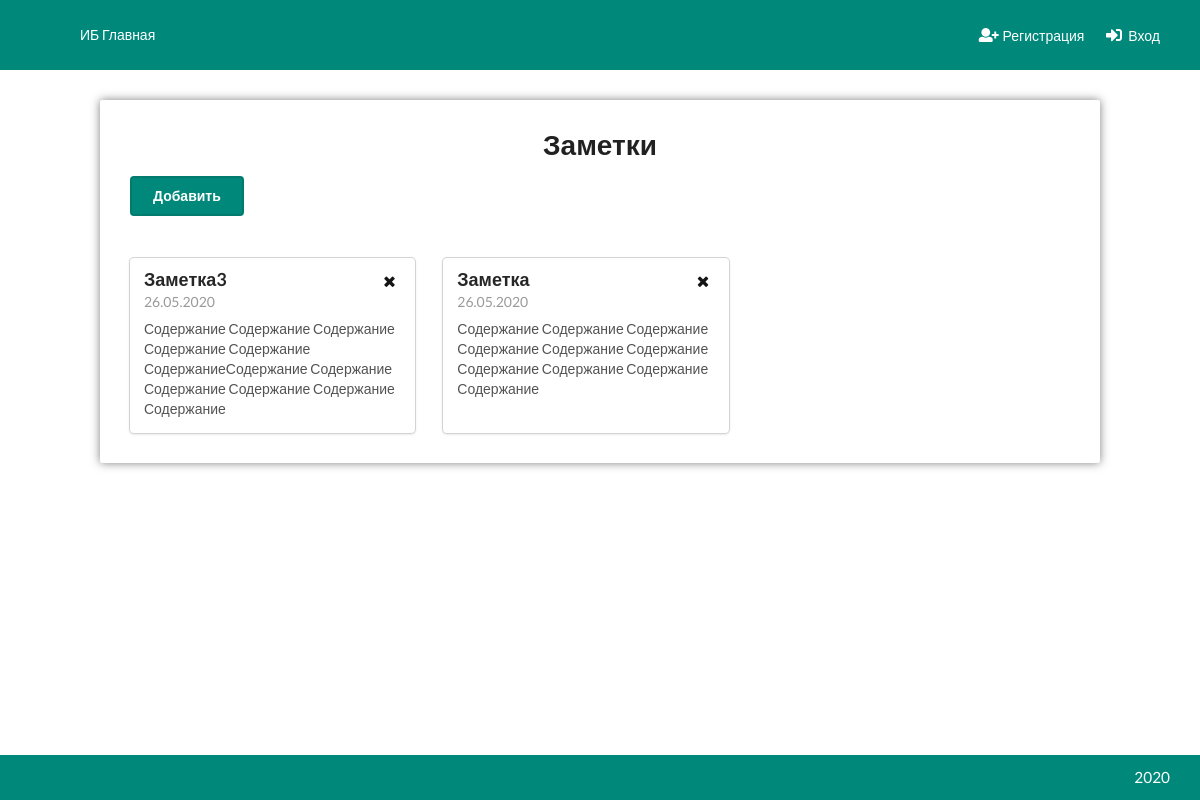
Screenshot of /other/zametki/ with the database file from the repository.
### Other/models.py (models this page shows, shortened)
class Zametka(models.Model):
    objects = MyManager()
    name = models.CharField(max_length=32)
    date = models.DateField(auto_now_add=True)
    content = models.CharField(max_length=1024)
    class Meta:
        verbose_name = 'Заметка'
        verbose_name_plural = 'Заметки'
        ordering = ['-id']

### Other/views.py (the view)
# urls.py: path('zametki/', zametki, name='zametki'),
def zametki(request):
    if request.method == 'POST':
        form = ZametkaForm(request.POST)
        if form.is_valid():
            form.save()
    return render(request, 'Other/Zametki.html', {'zametki': Zametka.objects.all()})

### templates/Other/Zametki.html (shortened to what this page needs)
{% extends 'base.html' %}
{% load modified %}
{% load static %}
{% block content %}
    <div class="ui container">
        <div class="child-center">
            <div class="zametki cblock">
                <div class="content">
                    <h1 class="ui center aligned header">Заметки</h1>
                    <a id="add-zametka" class="ui primary button medium">Добавить</a>
                    <div id="cards-container" class="ui three cards">
                        {% for zametka in zametki %}
                            <div class="card">
                                <div class="content">
                                    <i data-id="{{ zametka.id }}" class="delete-btn right floated close icon"></i>
                                    <div class="header">{{ zametka.name }}</div>
                                    <div class="meta">{{ zametka.date }}</div>
                                    <div class="description">{{ zametka.content }}</div>
                                </div>
                            </div>
                        {% endfor %}
                    </div>
                </div>
            </div>
        </div>
    </div>
{% endblock %}

### static/css/style.css (style rules this page uses)
:root { --color: #151515;--nav-bg-color: #00897b;--nav-color: #ffffff;--nav-item-hover-bg-color: #007b6e;--content-bg-color: #ffffff;--btn-primary-color: #00897b;--btn-primary-hover-color: #007b6e;--btn-primary-active-color: #006d62;--btn-primary-text-color: #ffffff;--menu-active-color: #ccddff;--menu-active-hover-color: #b3ccff;--graphic-key-color: #00897b;--graphic-key-brd-color: #007b6e }
:root body:before { filter:invert(100%) blur(5px) opacity(60%) }
.zametki { width:100%;max-width:1000px }
.zametki #cards-container { float:left;width:100%;position:relative }
.zametki .ui.cards { margin-top:30px }
.zametki .ui.cards .card i { transition:.2s;cursor:pointer }
html { padding:0;margin:0;min-height:100% }
body { padding:0;margin:0;color:var(--color) }
body:before { z-index:-3;content:"";position:fixed;top:0;left:0;width:100%;height:100%;background-attachment:fixed;background-repeat:no-repeat;background-size:cover }
body h1 { font-size:3rem }
.ui.container { width:95%;max-width:1280px !important }
.child-center { width:100%;display:flex;justify-content:center }
.cblock { display:block;position:relative;float:left }
.content:not(.no-shadow) { margin:30px 0;background-color:var(--content-bg-color);border-radius:2px;display:block;position:relative;float:left;width:100%;padding:30px;box-shadow:0 0 10px rgba(0,0,0,0.5) }
.ui.button.primary { background-color:var(--btn-primary-color);color:var(--btn-primary-text-color);border-radius:4px;border:solid 2px #007b6e }

### rows the page displays
Zametka: name "Заметка3", date "26.05.2020", content "Содержание Содержание Содержание Содержание Содержание СодержаниеСодержание Содержание Содержание Содержание Содержание Содержание"
Zametka: name "Заметка", date "26.05.2020", content "Содержание Содержание Содержание Содержание Содержание Содержание Содержание Содержание Содержание Содержание"
